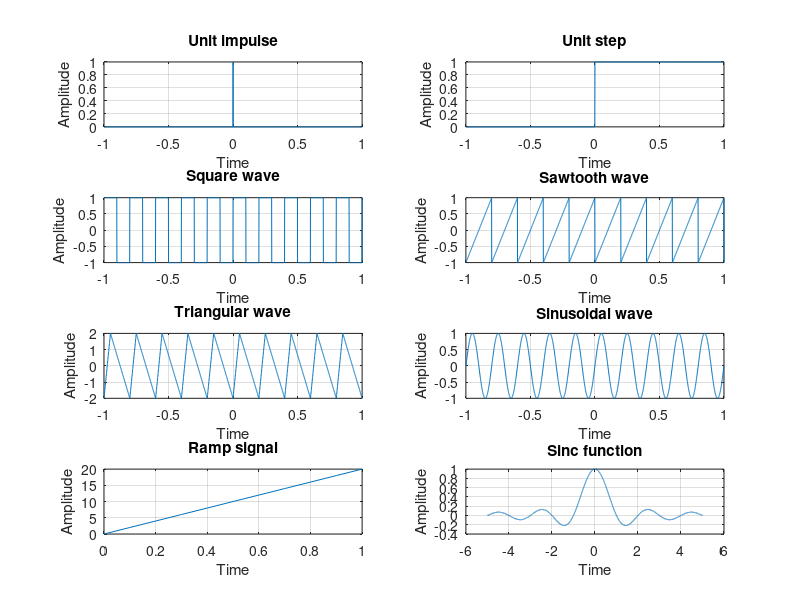
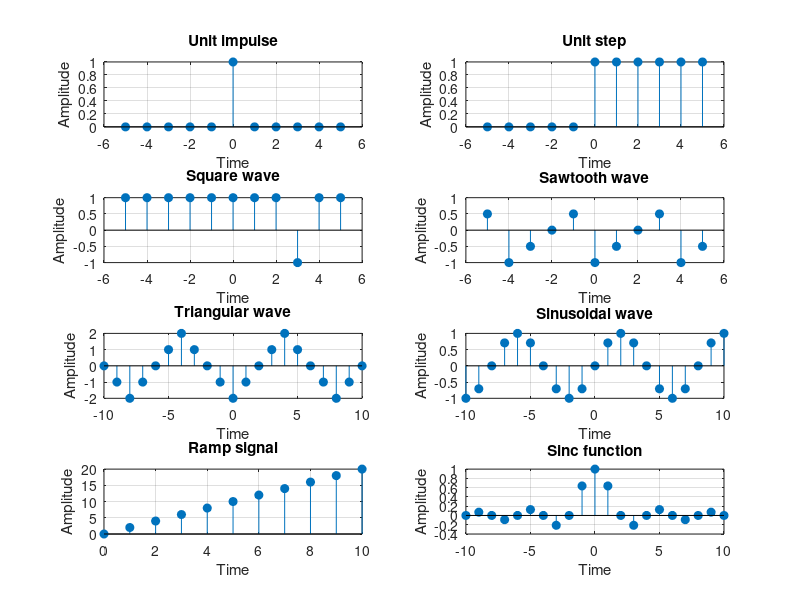
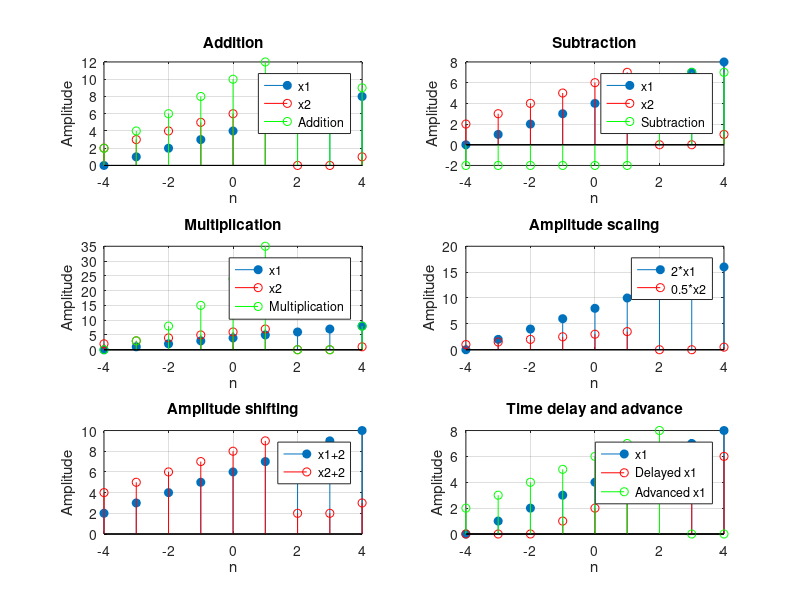
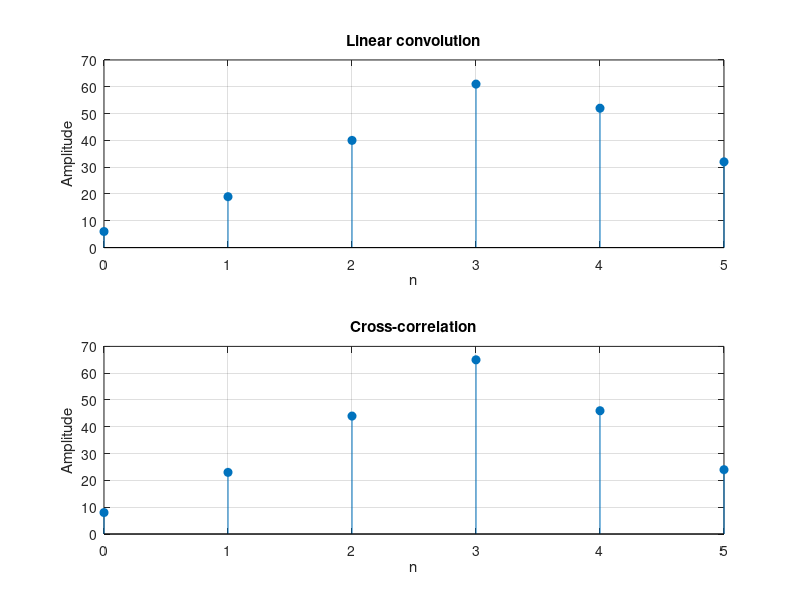

Write the MATLAB code that produced these figures, in order.
%% =========================================================================
%% DIGITAL SIGNAL PROCESSING (DSP) LAB - ALL EXPERIMENTS
%% =========================================================================
% This script contains all 10 DSP lab experiments consolidated into one file.
% Each experiment is organized in a MATLAB cell block (%%) so you can run:
%   - All experiments together: click "Run" (or F5)
%   - A single experiment: place your cursor in the section and press Ctrl + Enter
% =========================================================================

%% =========================================================================
%% EXP 1: SIGNAL GENERATION (CONTINUOUS AND DISCRETE-TIME SIGNALS)
%% =========================================================================
clc; clear; close all;

t = -1:0.001:1; 
n = -5:5; 
m = -10:10; 
f = 5; 
A = 2;

% --- Continuous-time signals ---
T = {t, t, t, t, t, t, 0:0.1:1, -5:0.001:5};
X = {double(t==0), double(t>=0), square(2*pi*f*t), ...
     sawtooth(2*pi*f*t), A*sawtooth(2*pi*f*t, 0.25), ...
     sin(2*pi*f*t), 0:2:20, sinc(-5:0.001:5)};
name = {'Unit impulse', 'Unit step', 'Square wave', 'Sawtooth wave', ...
        'Triangular wave', 'Sinusoidal wave', 'Ramp signal', 'Sinc function'};

figure('Name', 'Exp 1 - Continuous-Time Signals');
for i = 1:8
    subplot(4, 2, i); 
    plot(T{i}, X{i}); 
    title(name{i});
    xlabel('Time'); 
    ylabel('Amplitude'); 
    grid on;
end

% --- Discrete-time signals ---
N = {n, n, n, n, m, m, 0:10, m};
Y = {double(n==0), double(n>=0), square(2*pi*f*n), ...
     sawtooth(pi*n/2), A*sawtooth(pi*m/4, 0.5), ...
     sin(pi*m/4), 0:2:20, sinc(m/2)};

figure('Name', 'Exp 1 - Discrete-Time Signals');
for i = 1:8
    subplot(4, 2, i); 
    stem(N{i}, Y{i}, 'filled'); 
    title(name{i});
    xlabel('Time'); 
    ylabel('Amplitude'); 
    grid on;
end


%% =========================================================================
%% EXP 2: DISCRETE-TIME SIGNAL OPERATIONS (SHIFTING, SCALING, ARITHMETIC)
%% =========================================================================
clc; clear; close all;

n = -4:4; 
x1 = 0:8; 
x2 = [2 3 4 5 6 7 0 0 1]; 
k = 2;

% Operations
add = x1 + x2; 
sub = x1 - x2; 
mul = x1 .* x2;
scale1 = 2 * x1; 
scale2 = 0.5 * x2;
shift1 = x1 + 2; 
shift2 = x2 + 2;
delay = [zeros(1, k) x1(1:end-k)];
advance = [x1(k+1:end) zeros(1, k)];

% Plotting
figure('Name', 'Exp 2 - Discrete-Time Signal Operations');
subplot(3, 2, 1); 
stem(n, x1, 'filled'); hold on; stem(n, x2, 'r'); stem(n, add, 'g'); 
title('Addition');

subplot(3, 2, 2); 
stem(n, x1, 'filled'); hold on; stem(n, x2, 'r'); stem(n, sub, 'g'); 
title('Subtraction');

subplot(3, 2, 3); 
stem(n, x1, 'filled'); hold on; stem(n, x2, 'r'); stem(n, mul, 'g'); 
title('Multiplication');

subplot(3, 2, 4); 
stem(n, scale1, 'filled'); hold on; stem(n, scale2, 'r'); 
title('Amplitude scaling');

subplot(3, 2, 5); 
stem(n, shift1, 'filled'); hold on; stem(n, shift2, 'r'); 
title('Amplitude shifting');

subplot(3, 2, 6); 
stem(n, x1, 'filled'); hold on; stem(n, delay, 'r'); stem(n, advance, 'g'); 
title('Time delay and advance');

for i = 1:6
    subplot(3, 2, i); 
    xlabel('n'); 
    ylabel('Amplitude'); 
    grid on;
end

subplot(3, 2, 1); legend('x1', 'x2', 'Addition');
subplot(3, 2, 2); legend('x1', 'x2', 'Subtraction');
subplot(3, 2, 3); legend('x1', 'x2', 'Multiplication');
subplot(3, 2, 4); legend('2*x1', '0.5*x2');
subplot(3, 2, 5); legend('x1+2', 'x2+2');
subplot(3, 2, 6); legend('x1', 'Delayed x1', 'Advanced x1');

% Display numerical outputs
disp('--- Exp 2 Outputs ---');
disp('Addition:'); disp(add); 
disp('Subtraction:'); disp(sub); 
disp('Multiplication:'); disp(mul);
disp('Scaled x1 (2*x1):'); disp(scale1); 
disp('Scaled x2 (0.5*x2):'); disp(scale2); 
disp('Shifted x1 (x1+2):'); disp(shift1); 
disp('Shifted x2 (x2+2):'); disp(shift2);
disp('Delayed x1:'); disp(delay); 
disp('Advanced x1:'); disp(advance);


%% =========================================================================
%% EXP 3: CONVOLUTION AND CROSS-CORRELATION
%% =========================================================================
clc; clear; close all;

x = [1 2 3 4];
h = [6 7 8];

y = conv(x, h);          % Linear convolution
r = conv(x, fliplr(h));  % Cross-correlation
n = 0:length(y)-1;

disp('--- Exp 3 Outputs ---');
disp('Linear convolution:'); disp(y);
disp('Cross-correlation:'); disp(r);

figure('Name', 'Exp 3 - Convolution and Cross-Correlation');
subplot(2, 1, 1); 
stem(n, y, 'filled'); 
title('Linear convolution');
xlabel('n'); 
ylabel('Amplitude'); 
grid on;

subplot(2, 1, 2); 
stem(n, r, 'filled'); 
title('Cross-correlation');
xlabel('n'); 
ylabel('Amplitude'); 
grid on;


%% =========================================================================
%% EXP 4: DFT AND IDFT (DISCRETE FOURIER TRANSFORM & INVERSE DFT)
%% =========================================================================
clc; clear; close all;

x = [1 2 3 1];
N = length(x); 
n = 0:N-1; 
X = zeros(1, N);

% DFT calculation
for k = 0:N-1
    X(k+1) = sum(x .* exp(-1j * 2 * pi * k * n / N));
end

% IDFT calculation
xr = zeros(1, N);
for k = 0:N-1
    xr(k+1) = sum(X .* exp(1j * 2 * pi * k * n / N)) / N;
end

disp('--- Exp 4 Outputs ---');
disp('DFT X[k]:'); disp(X);
disp('IDFT reconstructed sequence:'); disp(real(xr));

figure('Name', 'Exp 4 - DFT and IDFT');
subplot(3, 1, 1); 
stem(n, x, 'filled'); 
title('Input signal x[n]');
xlabel('n'); 
ylabel('Amplitude'); 
grid on;

subplot(3, 1, 2); 
stem(n, abs(X), 'filled'); 
title('DFT magnitude |X[k]|');
xlabel('k'); 
ylabel('Magnitude'); 
grid on;

subplot(3, 1, 3); 
stem(n, angle(X), 'filled'); 
title('Phase of DFT');
xlabel('k'); 
ylabel('Phase (rad)'); 
grid on;


%% =========================================================================
%% EXP 5: FFT (8-POINT RADIX-2 DECIMATION-IN-TIME DIT-FFT ALGORITHM)
%% =========================================================================
clc; clear; close all;

x = [1 4 3 2 0 0 0 0];
N = 8;
X = x([1 5 3 7 2 6 4 8]); % 3-bit bit-reversal order

% Radix-2 DIT-FFT butterfly computation
for s = 1:3
    m = 2^s; 
    w = exp(-1j * 2 * pi / m);
    for p = 1:m:N
        for j = 0:m/2-1
            a = X(p + j);
            b = X(p + j + m/2) * w^j;
            X(p + j) = a + b;
            X(p + j + m/2) = a - b;
        end
    end
end

disp('--- Exp 5 Outputs ---');
disp('8-point DFT via Radix-2 DIT-FFT:'); disp(X);

figure('Name', 'Exp 5 - 8-Point Radix-2 DIT-FFT');
subplot(2, 1, 1); 
stem(0:N-1, x, 'filled'); 
title('Input sequence x[n]');
xlabel('n'); 
ylabel('Amplitude'); 
grid on;

subplot(2, 1, 2); 
stem(0:N-1, abs(X), 'filled'); 
title('Magnitude of 8-point DFT');
xlabel('k'); 
ylabel('|X[k]|'); 
grid on;


%% =========================================================================
%% EXP 6: CONVOLUTION THEOREM (TIME DOMAIN VS FREQUENCY DOMAIN FFT CONVOLUTION)
%% =========================================================================
clc; clear; close all;

x = [1 2 3 4]; 
h = [1 -1 1];
y = conv(x, h);
N = length(y);
yf = ifft(fft(x, N) .* fft(h, N));

disp('--- Exp 6 Outputs ---');
disp('Time-domain convolution:'); disp(y);
disp('Frequency-domain result (IFFT(FFT(x).*FFT(h))):'); disp(real(yf));

if max(abs(y - real(yf))) < 1e-10
    disp('Verification passed: Results are identical.');
else
    disp('Verification failed: Results differ.');
end

figure('Name', 'Exp 6 - Convolution Theorem Verification');
stem(0:N-1, y, 'filled'); hold on;
plot(0:N-1, real(yf), 'r--x', 'LineWidth', 1.2, 'MarkerSize', 8);
title('Convolution theorem verification'); 
xlabel('n'); 
ylabel('Amplitude');
legend('Time-domain convolution', 'IFFT(FFT(x).*FFT(h))'); 
grid on;


%% =========================================================================
%% EXP 7: FIR FILTER (FIR LOW-PASS FILTER DESIGN USING WINDOW TECHNIQUES)
%% =========================================================================
clc; clear; close all;

N = 25; 
w = 0:0.01:pi;

% Window definitions
win = {hamming(N+1), boxcar(N+1), bartlett(N+1), ...
       blackman(N+1), hanning(N+1)};
name = {'Hamming', 'Boxcar', 'Bartlett', 'Blackman', 'Hanning'};

figure('Name', 'Exp 7 - FIR Low-Pass Filter Using Window Techniques'); 
hold on;
for i = 1:5
    b = fir1(N, 0.5, win{i});
    plot(w/pi, abs(freqz(b, 1, w)), 'LineWidth', 1.2);
end
xlabel('Normalized Frequency (\times \pi rad/sample)'); 
ylabel('|H(\omega)|');
title('FIR low-pass filter using window techniques');
legend(name); 
grid on;


%% =========================================================================
%% EXP 8: IIR FILTER (BUTTERWORTH LOW-PASS IIR FILTER DESIGN)
%% =========================================================================
clc; clear; close all;

Fs = 10000; 
Wn = 3000 / (Fs / 2); % Normalized cut-off frequency
order = [4 7 9];

figure('Name', 'Exp 8 - Butterworth Low-Pass IIR Filter');
subplot(2, 1, 1); hold on; grid on; 
title('Butterworth magnitude response');
xlabel('Frequency (Hz)'); 
ylabel('Magnitude'); 
ylim([-0.5 1.5]);

subplot(2, 1, 2); hold on; grid on; 
title('Magnitude response in dB');
xlabel('Frequency (Hz)'); 
ylabel('Magnitude (dB)'); 
ylim([-80 20]);

for i = 1:3
    [b, a] = butter(order(i), Wn, 'low');
    [H, f] = freqz(b, a, 100, Fs);
    subplot(2, 1, 1); plot(f, abs(H), 'LineWidth', 1.2);
    subplot(2, 1, 2); plot(f, 20*log10(abs(H)), 'LineWidth', 1.2);
end

subplot(2, 1, 1); legend('Order 4', 'Order 7', 'Order 9');
subplot(2, 1, 2); legend('Order 4', 'Order 7', 'Order 9');


%% =========================================================================
%% EXP 9: BIOMEDICAL SIGNAL (ECG SIGNAL GENERATION - P, QRS, T WAVES)
%% =========================================================================
clc; clear; close all;

t = 0:0.005:1;

% ECG component waves: P-wave, QRS-complex, T-wave
P = 0.2 * sin(2*pi*5*(t - 0.05)) .* (t >= 0.05 & t <= 0.15);
QRS = -1.2 * sawtooth(2*pi*20*(t - 0.3)) .* (t >= 0.3 & t <= 0.35);
T = 0.5 * sin(2*pi*5*(t - 0.6)) .* (t >= 0.6 & t <= 0.7);
ecg = P + QRS + T;

% Single cycle plot
figure('Name', 'Exp 9 - ECG Single Cycle'); 
plot(t, ecg, 'LineWidth', 1.2); 
grid on;
xlabel('Time (s)'); 
ylabel('Amplitude'); 
title('One ECG Cycle');

% Repeated 5-cycle continuous ECG signal
y = repmat(ecg, 1, 5);
ty = linspace(0, 5, length(y));

figure('Name', 'Exp 9 - ECG Continuous Signal'); 
plot(ty, y, 'LineWidth', 1.2); 
grid on;
xlabel('Time (s)'); 
ylabel('Amplitude'); 
title('ECG Signal (5 Repeated Cycles)');


%% =========================================================================
%% EXP 10: AUDIO SIGNAL (MUSICAL TONE GENERATION - SAA RE GA MA)
%% =========================================================================
clc; clear; close all;

Fs = 44100; 
notes = [240 240 270 270 300 300 320 320]; % Frequencies for Saa, Re, Ga, Ma
t = 0:1/Fs:0.5; 
signal = [];

for f = notes
    signal = [signal 0.5 * sin(2*pi*f*t)];
end

sound(signal, Fs); % Play audio tone

total_time = (0:length(signal)-1) / Fs;

% Complete tone sequence plot
figure('Name', 'Exp 10 - Musical Tone Sequence'); 
plot(total_time, signal, 'LineWidth', 1.1);
xlabel('Time (seconds)'); 
ylabel('Amplitude'); 
grid on;
title('Musical Tone Sequence: Saa Saa Re Re Ga Ga Ma Ma');

% Zoomed view of a single tone
k = 1:round(Fs * 0.01);
figure('Name', 'Exp 10 - Zoomed View'); 
plot(total_time(k), signal(k), 'LineWidth', 1.2);
xlabel('Time (seconds)'); 
ylabel('Amplitude'); 
grid on;
title('Zoomed View of Single Tone Generation');
